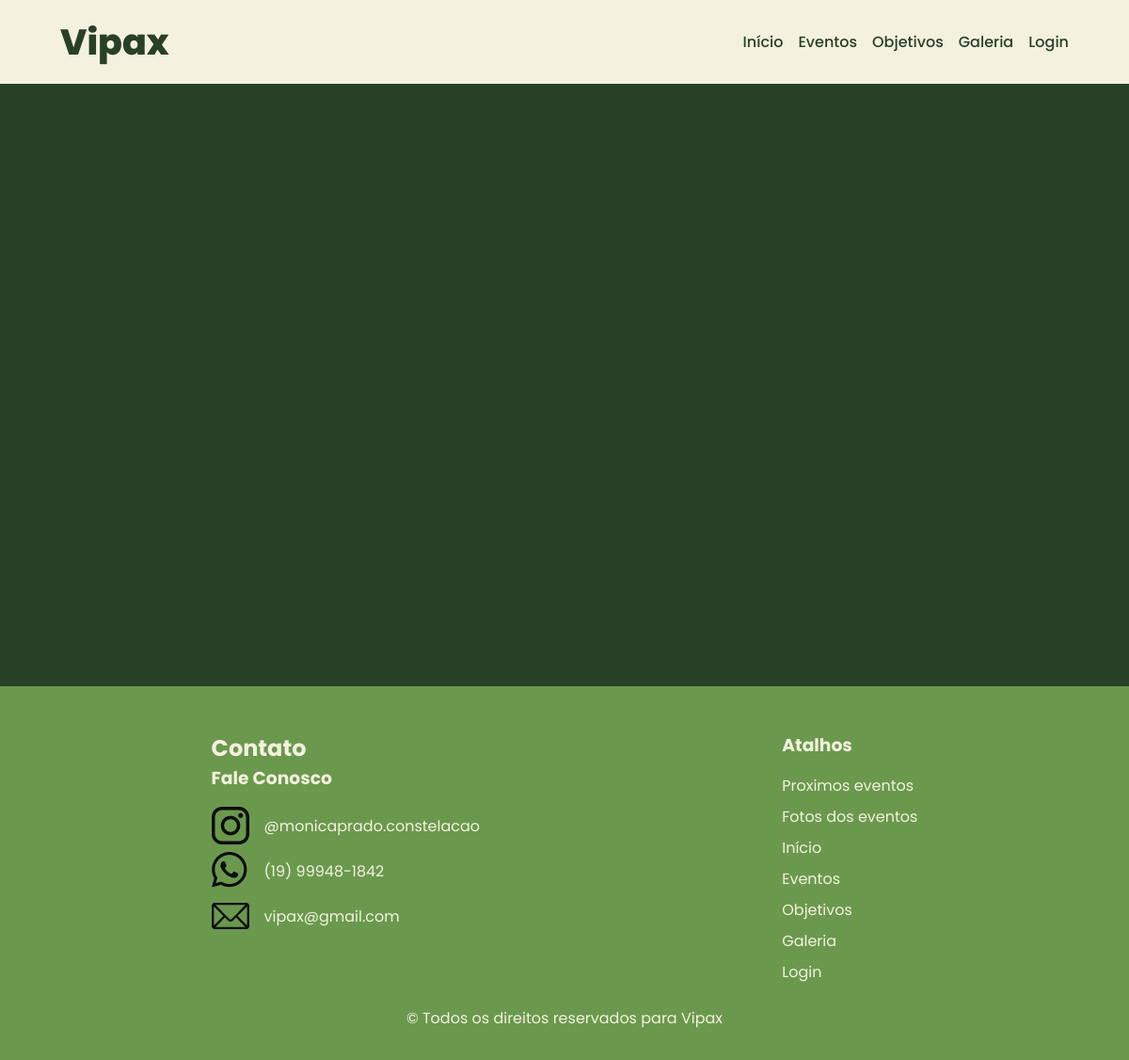
The app's page /eventos.php, older data.
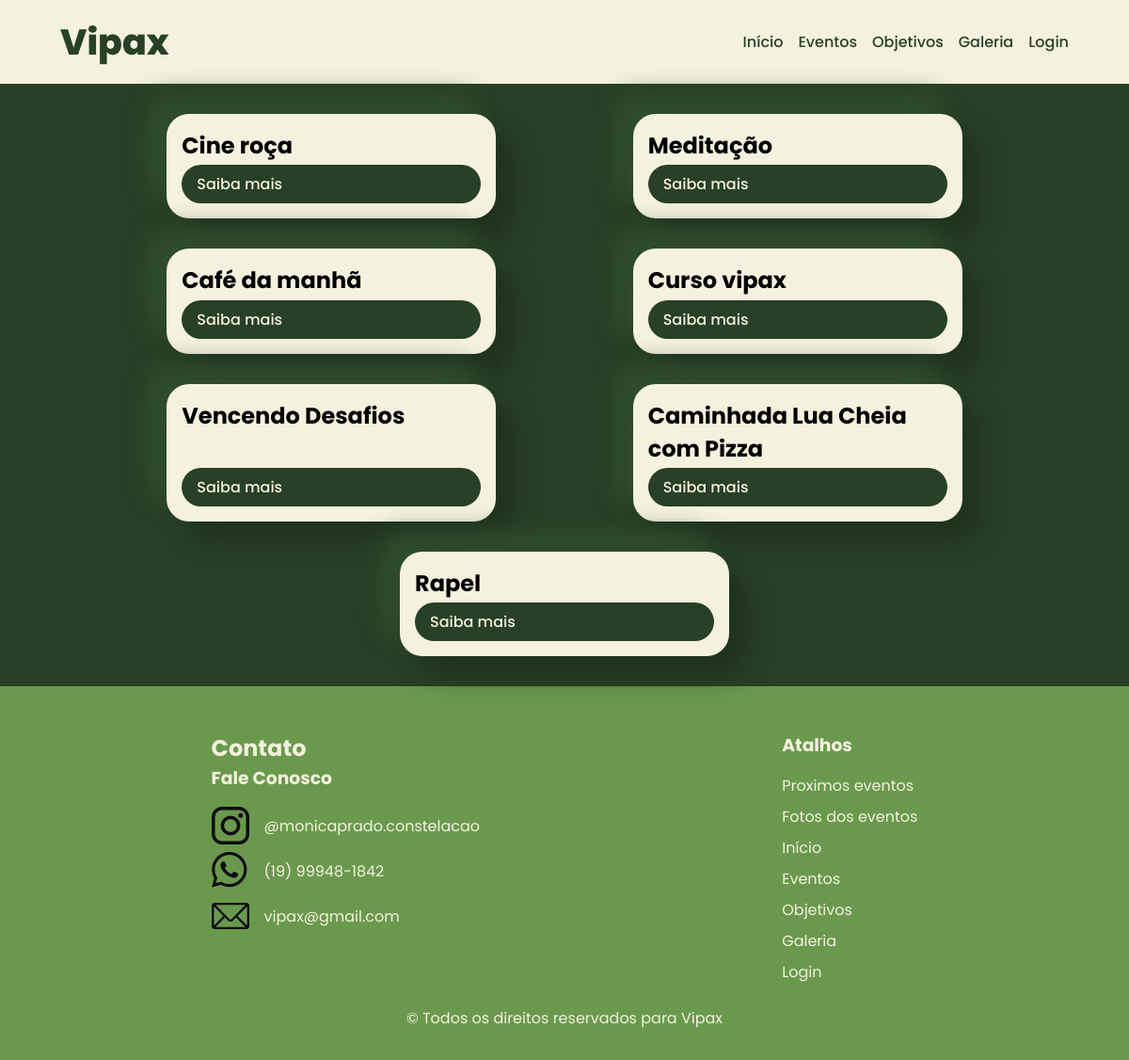
The same page, newer data.
### tables this page shows
CREATE TABLE `eventos_comuns` (
  `id` int(11) NOT NULL,
  `nome` varchar(255) NOT NULL,
  `descricao` text DEFAULT NULL,
  `id_galeria` int
);

### eventos.php (the view, shortened to what this page needs)
<?php
include "header.php";
include 'config/conexao.php';
?>
  <main id="eventos">
    <?php
    $sql_code = "SELECT eventos_comuns.nome AS nome,
                eventos_comuns.id AS id,
                eventos_comuns.descricao AS descricao
                FROM eventos_comuns;";
    $query_eventos_comuns = $mysqli->query($sql_code);
    while ($row = $query_eventos_comuns->fetch_assoc()) {
    ?>
    <section class="eventos">
        <div class="conteudo">
          <h2><?= $row['nome']; ?></h2>
          <a href="eventos.php?evento=<?= $row['id'] ?>" type="button" class="btn-saiba-mais">Saiba mais</a>
        </div>
    </section>
    <?php
    }
    ?>
  </main>
<?php
include "footer.php";
?>

Row changes from the older to the newer data that the page shows:
added eventos_comuns: nome "Cine roça"
added eventos_comuns: nome "Meditação"
added eventos_comuns: nome "Café da manhã"
added eventos_comuns: nome "Curso vipax"
added eventos_comuns: nome "Vencendo Desafios"
added eventos_comuns: nome "Caminhada Lua Cheia com Pizza"
added eventos_comuns: nome "Rapel"
